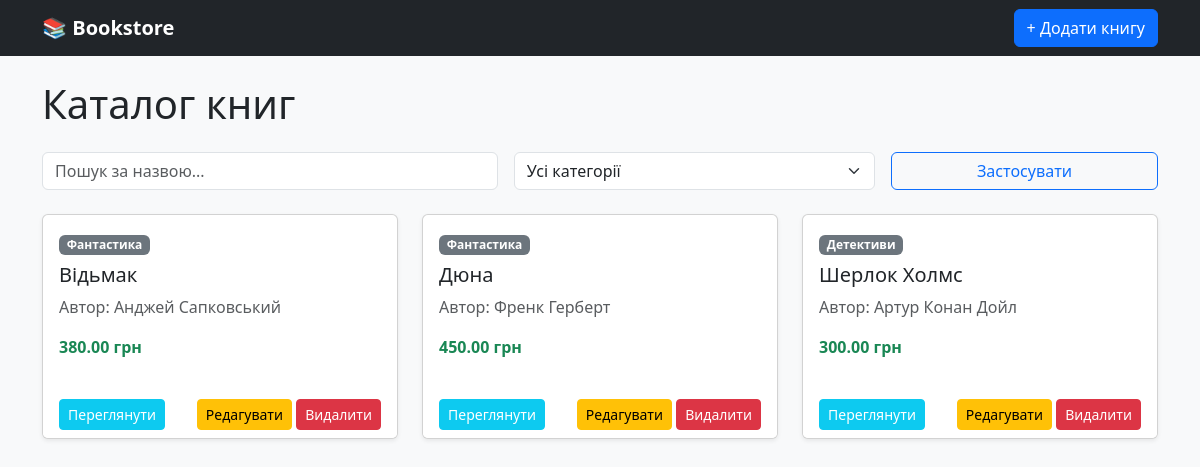
/catalog/books/, run on an earlier commit of the app's database.
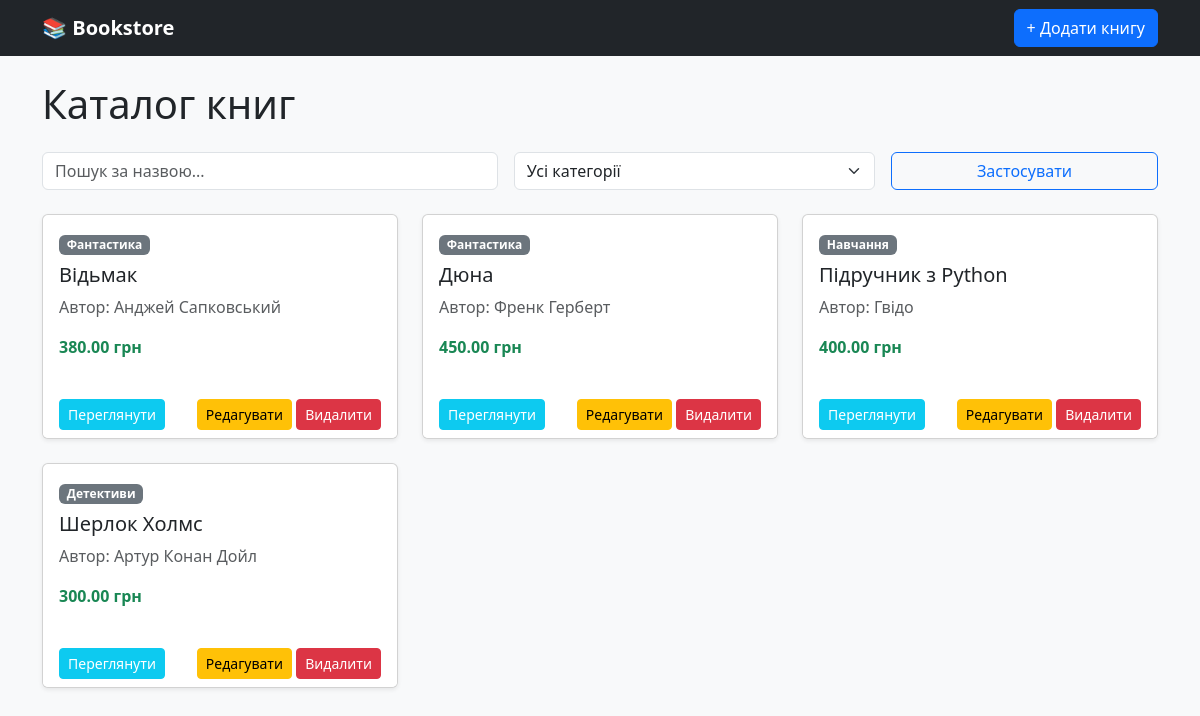
And on a later commit of the database.
### catalog/models.py (models this page shows, shortened)
class Book(models.Model):
    category = models.ForeignKey(
        Category,
        on_delete=models.CASCADE,
        related_name='books',
        verbose_name = "Категорія"
    )
    title = models.CharField(max_length=200, verbose_name="Назва книги")
    author = models.CharField(max_length=150, verbose_name="Автор")
    price = models.DecimalField(max_digits=10, decimal_places=2, verbose_name="Ціна")
    description = models.TextField(blank=True, verbose_name="Опис")
    stock = models.PositiveIntegerField(default=0, verbose_name="Кількість в наявності")
    class Meta:
        verbose_name = "Книга"
        verbose_name_plural = "Книги"
        ordering = ['title']

class Category(models.Model):
    name = models.CharField(max_length=100, verbose_name="Назва категорії")
    slug = models.SlugField(max_length=100, unique=True, verbose_name="URL Slug")
    class Meta:
        verbose_name = "Категорія"
        verbose_name_plural = "Категорії"
        ordering = ['name']

### catalog/views.py (the view)
# urls.py: path('books/', views.BookListView.as_view(), name='book_list'),
class BookListView(ListView):
    model = Book
    template_name = 'catalog/book_list.html'
    context_object_name = 'books'
    paginate_by = 6
    def get_queryset(self):
        queryset = super().get_queryset()
        category_id = self.request.GET.get('category')
        search_query = self.request.GET.get('q')
        if category_id:
            queryset = queryset.filter(category_id=category_id)
        if search_query:
            queryset = queryset.filter(title__icontains=search_query)
        return queryset
    def get_context_data(self, **kwargs):
        context = super().get_context_data(**kwargs)
        context['categories'] = Category.objects.all()
        context['selected_category'] = self.request.GET.get('category', '')
        context['search_query'] = self.request.GET.get('q', '')
        return context

### templates/catalog/book_list.html (shortened to what this page needs)
{% extends "base.html" %}
{% block content %}
<h1 class="mb-4">Каталог книг</h1>
<form method="get" class="row g-3 mb-4">
    <div class="col-md-5">
        <input type="text" name="q" class="form-control" placeholder="Пошук за назвою..." value="{{ search_query }}">
    </div>
    <div class="col-md-4">
        <select name="category" class="form-select">
            <option value="">Усі категорії</option>
        </select>
    </div>
    <div class="col-md-3">
        <button type="submit" class="btn btn-outline-primary w-100">Застосувати</button>
    </div>
</form>
<div class="row">
    {% for book in books %}
        <div class="col-md-4 mb-4">
            <div class="card h-100 shadow-sm">
                <div class="card-body">
                    <span class="badge bg-secondary mb-2">{{ book.category.name }}</span>
                    <h5 class="card-title">{{ book.title }}</h5>
                    <p class="card-text text-muted">Автор: {{ book.author }}</p>
                    <p class="fw-bold text-success">{{ book.price }} грн</p>
                </div>
                <div class="card-footer bg-white border-0 d-flex justify-content-between">
                    <a href="{% url 'catalog:book_detail' book.pk %}" class="btn btn-info btn-sm text-white">Переглянути</a>
                    <div>
                        <a href="{% url 'catalog:book_update' book.pk %}" class="btn btn-warning btn-sm">Редагувати</a>
                        <a href="{% url 'catalog:book_delete' book.pk %}" class="btn btn-danger btn-sm">Видалити</a>
                    </div>
                </div>
            </div>
        </div>
    {% empty %}
        <p class="text-muted">Книг не знайдено.</p>
    {% endfor %}
</div>
{% endblock %}

### templates/base.html (shortened to what this page needs)
<!DOCTYPE html>
<html lang="uk">
<head>
    <link href="https://cdn.jsdelivr.net/npm/bootstrap@5.3.0/dist/css/bootstrap.min.css" rel="stylesheet">
</head>
<body class="bg-light">
    <nav class="navbar navbar-expand-lg navbar-dark bg-dark mb-4">
        <div class="container">
            <a class="navbar-link navbar-brand fw-bold" href="{% url 'catalog:book_list' %}">📚 Bookstore</a>
            <div class="navbar-nav ms-auto">
                <a class="btn btn-primary" href="{% url 'catalog:book_create' %}">+ Додати книгу</a>
            </div>
        </div>
    </nav>
    <div class="container">
        {% block content %}{% endblock %}
    </div>
</body>
</html>

What changed in the data, as far as the page shows it:
added Book: category.name "Навчання", title "Підручник з Python", author "Гвідо", price "400.00"
